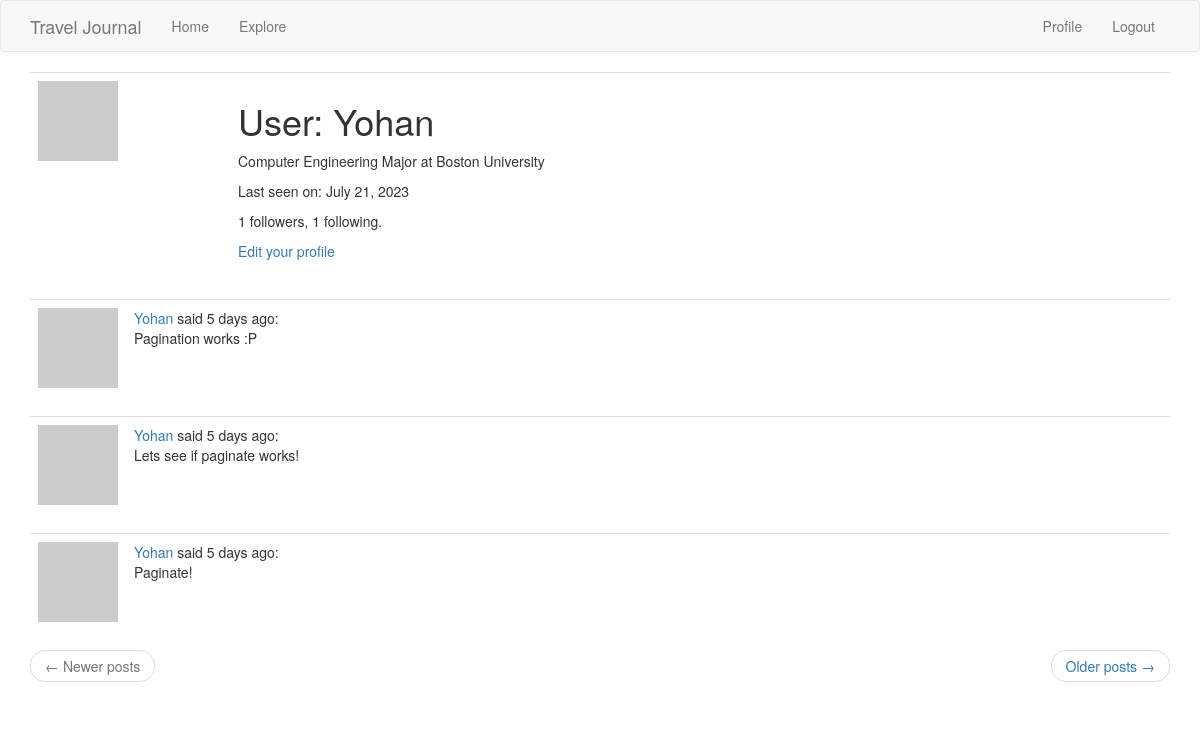
The page /user/Yohan (signed in) on the database as committed earlier.
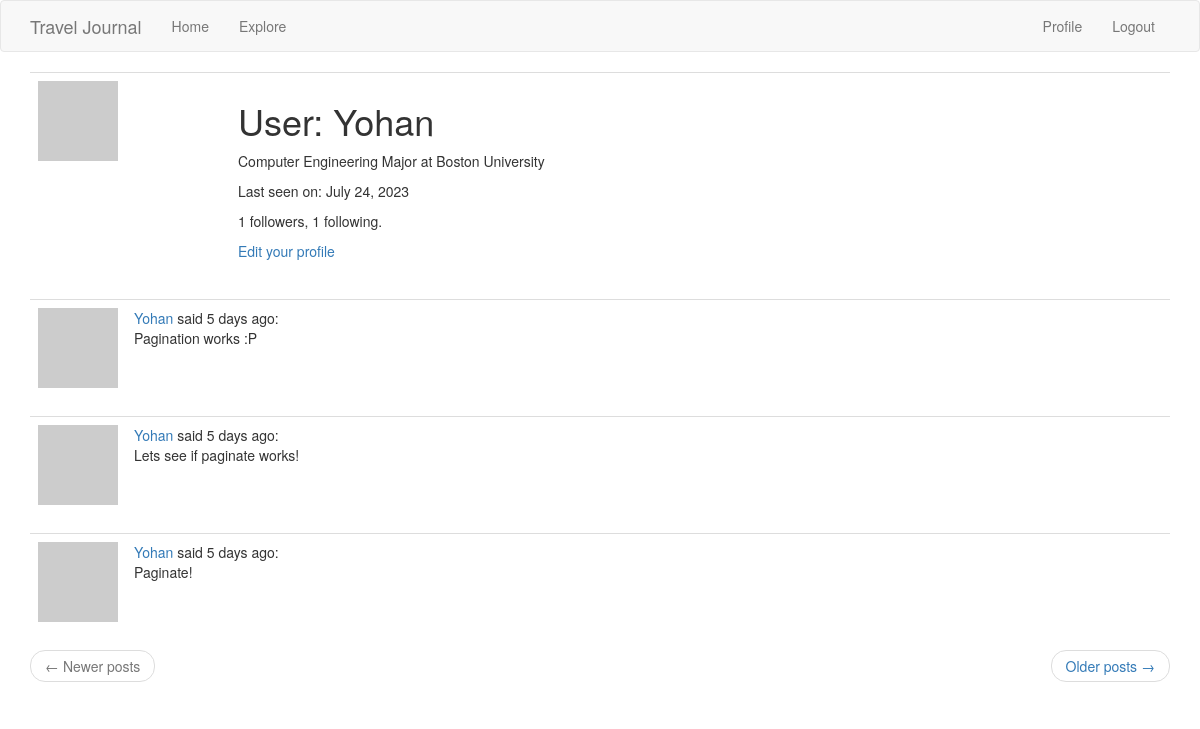
The same page on the database as committed later.
### app/models.py (models this page shows, shortened)
class User(UserMixin, db.Model):
    id = db.Column(db.Integer, primary_key=True)
    username = db.Column(db.String(64), index=True, unique=True)
    email = db.Column(db.String(120), index=True, unique=True)
    password_hash = db.Column(db.String(128))
    about_me = db.Column(db.String(140))
    last_seen = db.Column(db.DateTime, default=datetime.utcnow)
    posts = db.relationship('Post', backref='author', lazy='dynamic')
    followed = db.relationship(
        'User', secondary=followers,
        primaryjoin=(followers.c.follower_id == id),
        secondaryjoin=(followers.c.followed_id == id),
        backref=db.backref('followers', lazy='dynamic'), lazy='dynamic')
    def avatar(self, size):
        digest = md5(self.email.lower().encode('utf-8')).hexdigest()
        return 'https://www.gravatar.com/avatar/{}?d=identicon&s={}'.format(
            digest, size)

### app/routes.py (the view)
@app.route('/user/<username>')
@login_required
def user(username):
    user = User.query.filter_by(username=username).first_or_404()
    page = request.args.get('page', 1, type=int)
    posts = user.posts.order_by(Post.timestamp.desc()).paginate(
       page=page, per_page=app.config['POSTS_PER_PAGE'], error_out=False)
    next_url = url_for('user', username=user.username, page=posts.next_num) \
        if posts.has_next else None
    prev_url = url_for('user', username=user.username, page=posts.prev_num) \
        if posts.has_prev else None
    form = EmptyForm()
    return render_template('user.html', user=user, posts=posts.items,
                           next_url=next_url, prev_url=prev_url, form=form)

### app/models.py (called while the page is built)
@login.user_loader
def load_user(id):
    return User.query.get(int(id))

### app/routes.py (called while the page is built)
@app.before_request
def before_request():
    if current_user.is_authenticated:
        current_user.last_seen = datetime.utcnow()
        db.session.commit()

### app/templates/user.html (shortened to what this page needs)
{% extends "base.html" %}
{% block app_content %}
    <table class="table table-hover">
        <tr>
            <td width="200px"><img src="{{ user.avatar(200) }}"></td>
            <td>
                <h1>User: {{ user.username }}</h1>
                {% if user.about_me %}<p>{{ user.about_me }}</p>{% endif %}
                {% if user.last_seen %}
                    <p>Last seen on: {{ moment(user.last_seen).format('LL') }}</p>
                {% endif %}
                <p>{{ user.followers.count() }} followers, {{ user.followed.count() }} following.</p>
                {% if user == current_user %}
                <p><a href="{{ url_for('edit_profile') }}">Edit your profile</a></p>
                {% endif %}
            </td>
        </tr>
    </table>
    {% for post in posts %}
        {% include '_post.html' %}
    {% endfor %}
    <nav aria-label="...">
        <ul class="pager">
            <li class="previous{% if not prev_url %} disabled{% endif %}">
                <a href="{{ prev_url or '#' }}">
                    <span aria-hidden="true">&larr;</span> Newer posts
                </a>
            </li>
            <li class="next{% if not next_url %} disabled{% endif %}">
                <a href="{{ next_url or '#' }}">
                    Older posts <span aria-hidden="true">&rarr;</span>
                </a>
            </li>
        </ul>
    </nav>
{% endblock %}

Rows that differ between the two databases and show on the page:
changed User "Yohan": last_seen "July 21, 2023" → "July 24, 2023"
